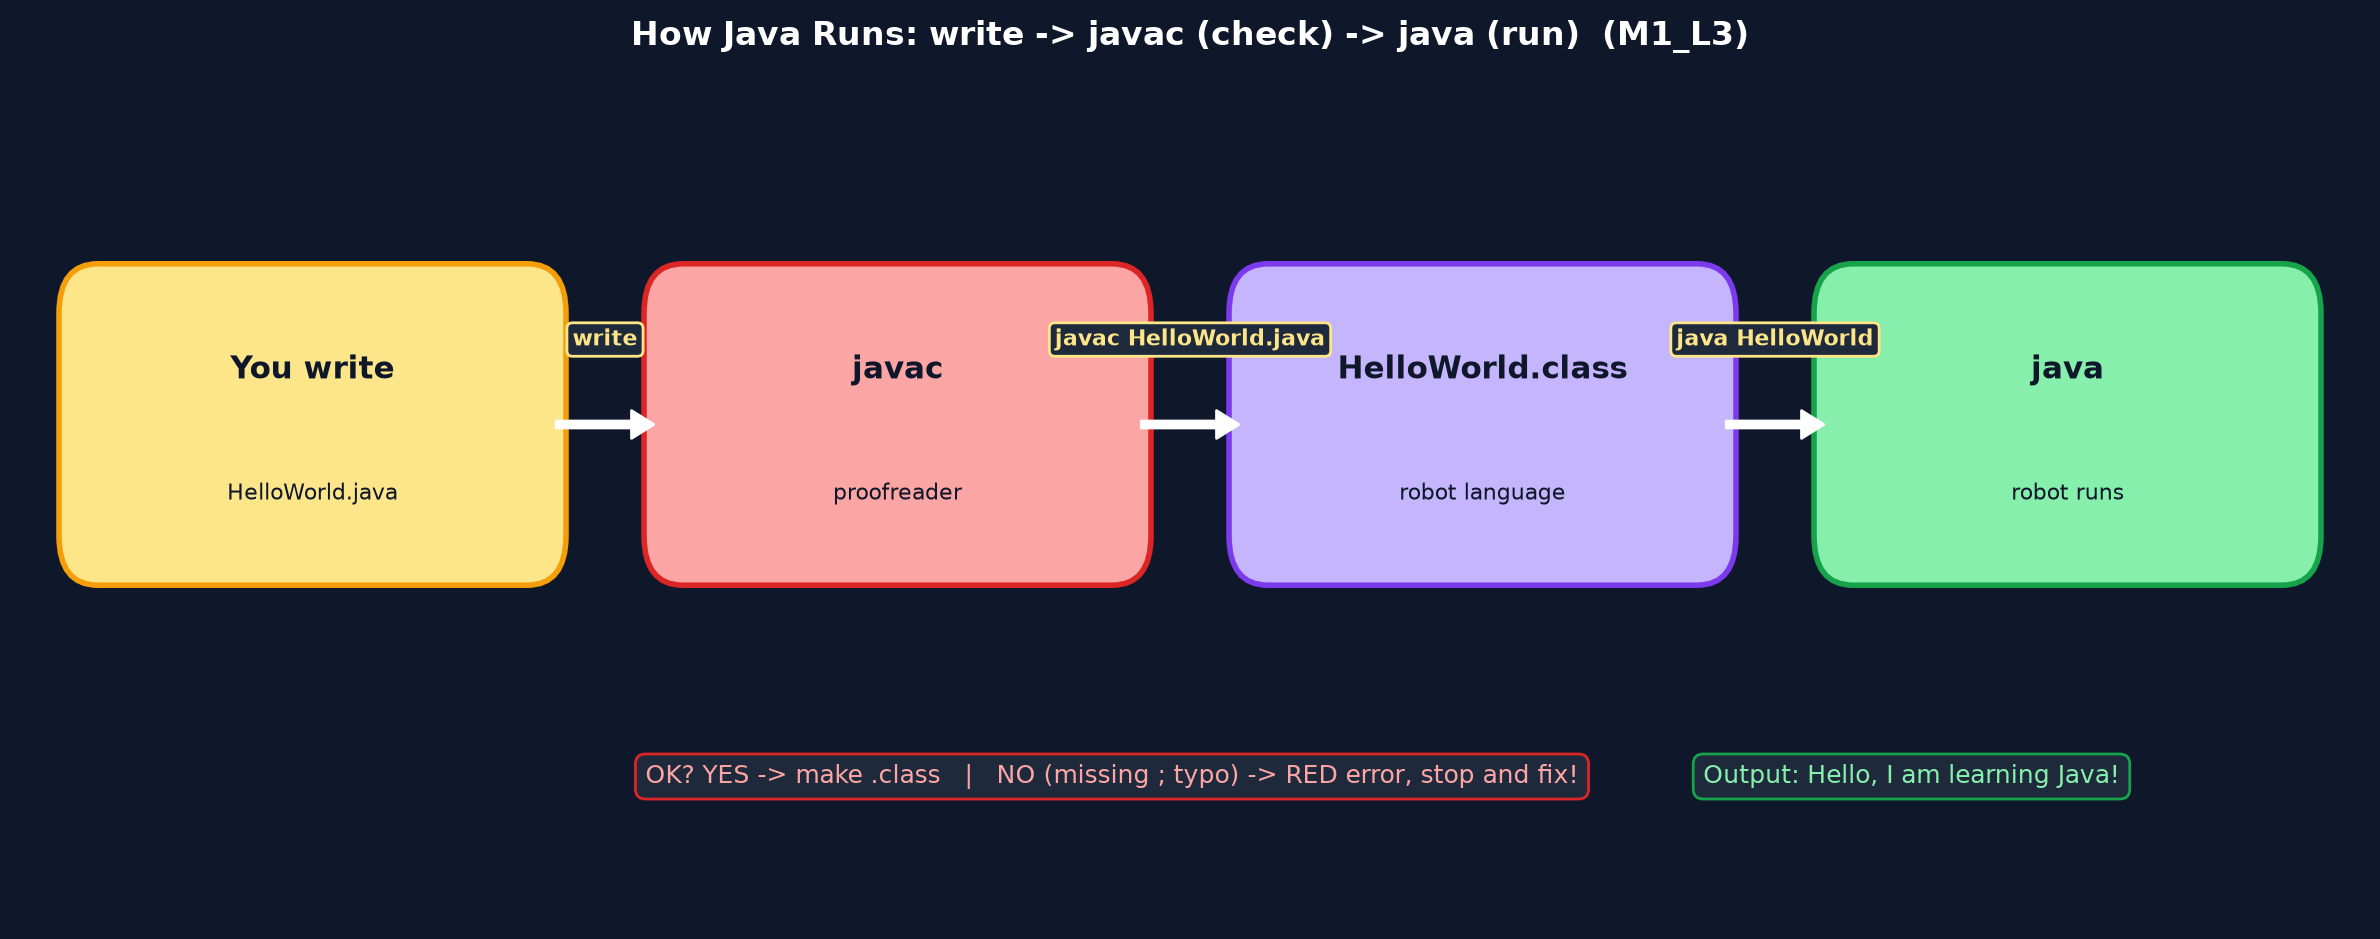

Recreate this plot in Python.
"""M1_L3 Java execution flow - Python diagram (clear arrows)."""
import matplotlib.pyplot as plt
import matplotlib.patches as patches

fig, ax = plt.subplots(figsize=(12, 4.8), facecolor='#0f172a')
ax.set_facecolor('#0f172a')

def box(x, y, title, sub, face, edge, tcolor='#0f172a'):
    b = patches.FancyBboxPatch((x-1.25, y-0.6), 2.5, 1.2,
        boxstyle="round,pad=0.05,rounding_size=0.2",
        facecolor=face, edgecolor=edge, linewidth=2)
    ax.add_patch(b)
    ax.text(x, y+0.22, title, ha='center', va='center', fontsize=11, fontweight='bold', color=tcolor)
    ax.text(x, y-0.28, sub, ha='center', va='center', fontsize=8, color=tcolor)

def arrow(x1, x2, y, label):
    ax.annotate('', xy=(x2, y), xytext=(x1, y),
        arrowprops=dict(facecolor='white', edgecolor='white', width=2.5, headwidth=10, headlength=8))
    ax.text((x1+x2)/2, y+0.32, label, ha='center', fontsize=8, fontweight='bold', color='#fde68a',
        bbox=dict(facecolor='#1e293b', edgecolor='#fde68a', boxstyle='round,pad=0.25'))

# 4 boxes left to right
box(1.5, 2.0, "You write", "HelloWorld.java", '#fde68a', '#f59e0b')
box(4.5, 2.0, "javac", "proofreader", '#fca5a5', '#dc2626')
box(7.5, 2.0, "HelloWorld.class", "robot language", '#c4b5fd', '#7c3aed')
box(10.5, 2.0, "java", "robot runs", '#86efac', '#16a34a')

arrow(2.75, 3.25, 2.0, "write")
arrow(5.75, 6.25, 2.0, "javac HelloWorld.java")
arrow(8.75, 9.25, 2.0, "java HelloWorld")

ax.text(5.6, 0.55, 'OK? YES -> make .class   |   NO (missing ; typo) -> RED error, stop and fix!',
    ha='center', fontsize=9, color='#fca5a5',
    bbox=dict(facecolor='#1e293b', edgecolor='#dc2626', boxstyle='round,pad=0.4'))
ax.text(9.7, 0.55, 'Output: Hello, I am learning Java!',
    ha='center', fontsize=9, color='#86efac',
    bbox=dict(facecolor='#1e293b', edgecolor='#16a34a', boxstyle='round,pad=0.4'))

ax.set_xlim(0, 12); ax.set_ylim(0, 3.4); ax.axis('off')
plt.title("How Java Runs: write -> javac (check) -> java (run)  (M1_L3)",
    color='white', fontsize=12, fontweight='bold', pad=12)
plt.tight_layout()
out = "visuals/java_execution_flow.png"
plt.savefig(out, dpi=200, bbox_inches='tight', facecolor=fig.get_facecolor())
print(f"Saved to {out}")
